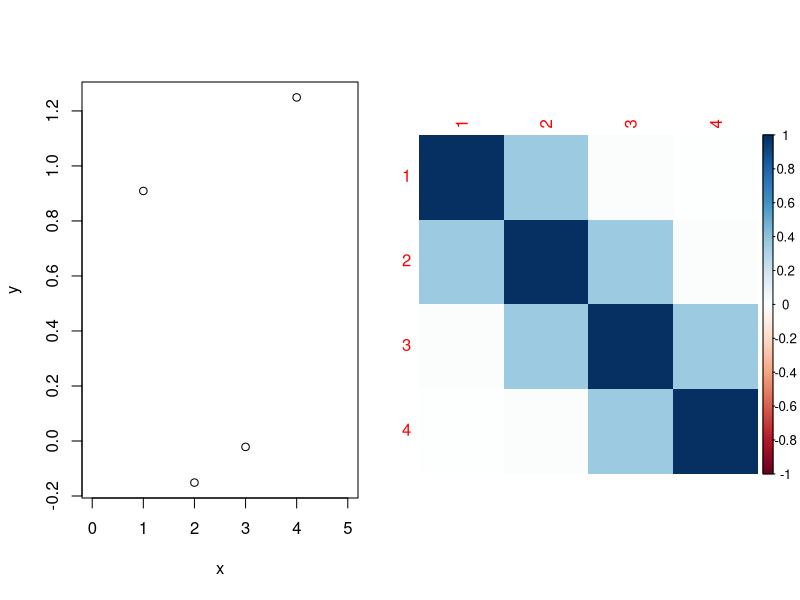
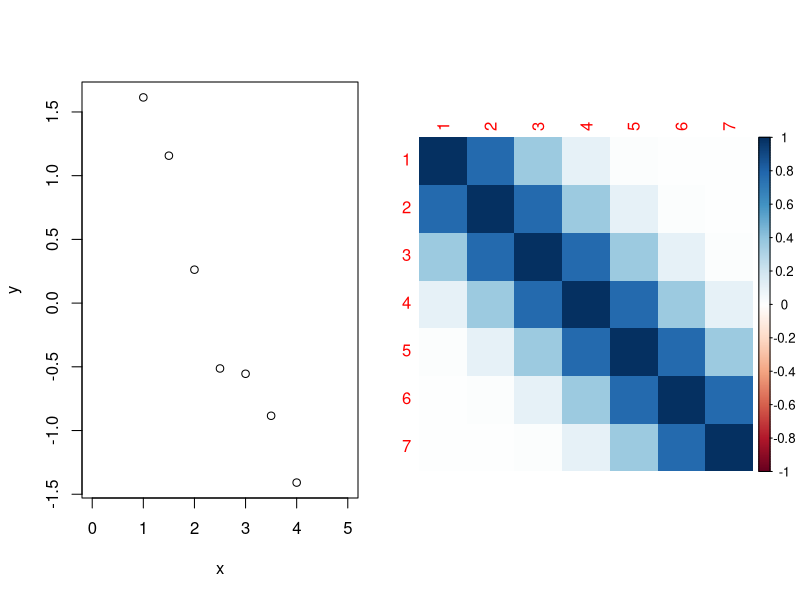
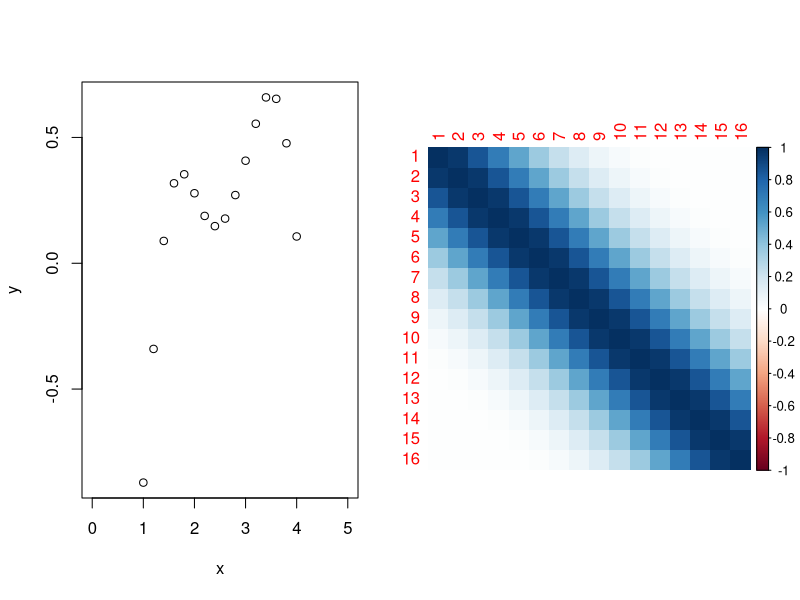
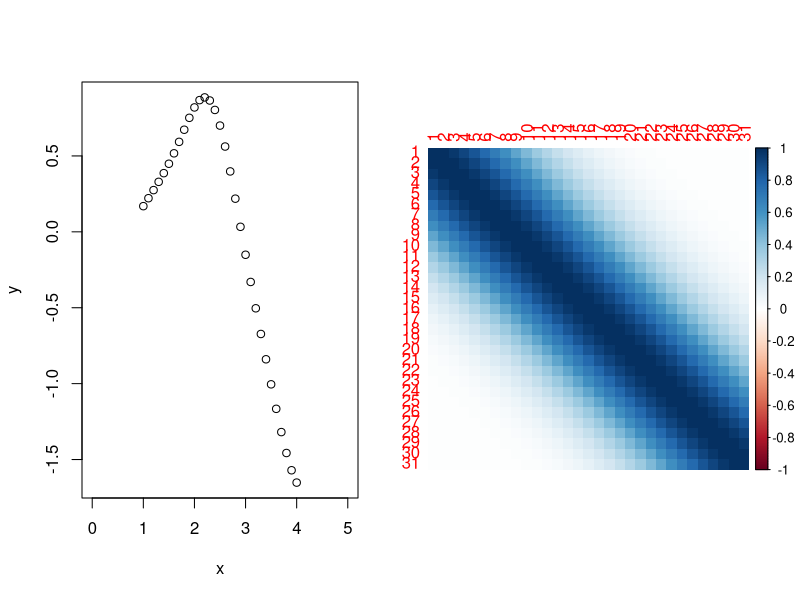
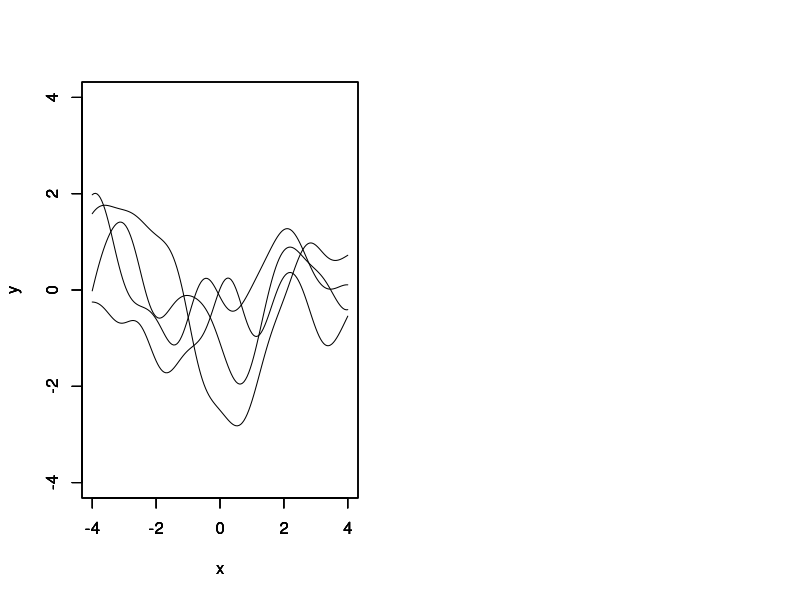

Here is the R script that generated these plots, in order:
## ---- chunk 1
## 1~4までの数列を適当な刻み幅で生成する
generate_vector <- function(by, from = 1, to = 4) seq(by, from = from, to = to)

## xからRBFカーネルを使って共分散行列を作成する
get_cov_mat <- function(x, theta1 = 1, theta2 = 1) {
   vec <- x
   theta1 * exp(-(apply(as.matrix(x), 1, function(vec) x-vec))^2/theta2)
} 
## ---- chunk 2
## xからKとyを生成し、そのプロットを描く
gen_y_plot <- function(by) {
   
   x <- generate_vector(by)
   K <- get_cov_mat(x)
   mu <- rep(0, length(x))
   y <- MASS::mvrnorm(n = 1, mu = mu, Sigma = K)
   par(mfcol = c(1, 2))
   plot(x, y, xlim = c(0, 5))
   corrplot::corrplot(K, method = "shade")

}
## ---- chunk 3
set.seed(123)
gen_y_plot(1)
gen_y_plot(0.5)
gen_y_plot(0.2)
gen_y_plot(0.1)
## ---- chunk 4
gen_x_plot <- function(by) {
   x <- generate_vector(by, -4, 4)
   K <- get_cov_mat(x)
   mu <- rep(0, length(x))
   y <- MASS::mvrnorm(n = 1, mu = mu, Sigma = K)
   plot(x, y, type = "l", ylim = c(-4, 4))
}
## ---- chunk 5
set.seed(123)
for (i in 1:4) {
   if(i == 1) {
      gen_x_plot(0.05) 
      next
   }
   par(new = T)
   gen_x_plot(0.05)
}
